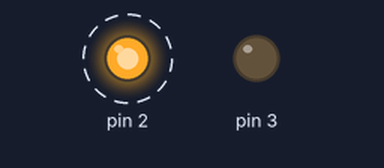
This sketch was run on a simulated Arduino Uno, built with avr-gcc and run on an emulated ATmega328P. On the bench: output pins drawn as LEDs (lit = HIGH). Dashed ring = blinking.

Above: at 0.2 s.
At 2.2 s:
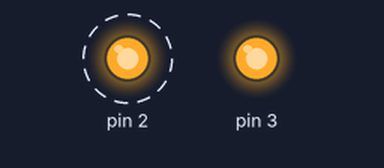
Timing chart, 0 to 3.0 s (numbered marks = the images above):
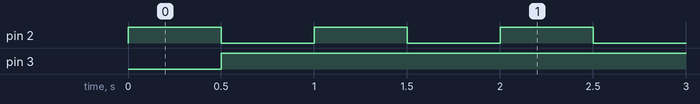

Measured:
- by itself, pin 2: alternates HIGH for 0.50 s and LOW for 0.50 s
- by itself, pin 3: LOW → HIGH at 0.50 s

The sketch:

programacion_de_el_proyecto_1.ino
```cpp
void setup ()
{ pinMode(2,OUTPUT);
 pinMode(3,OUTPUT);
}

void loop ()
{digitalWrite (2,1);
digitalWrite (1,0);
delay (500);
digitalWrite (3,1);
 digitalWrite(2,0);
delay (500);
}
```
